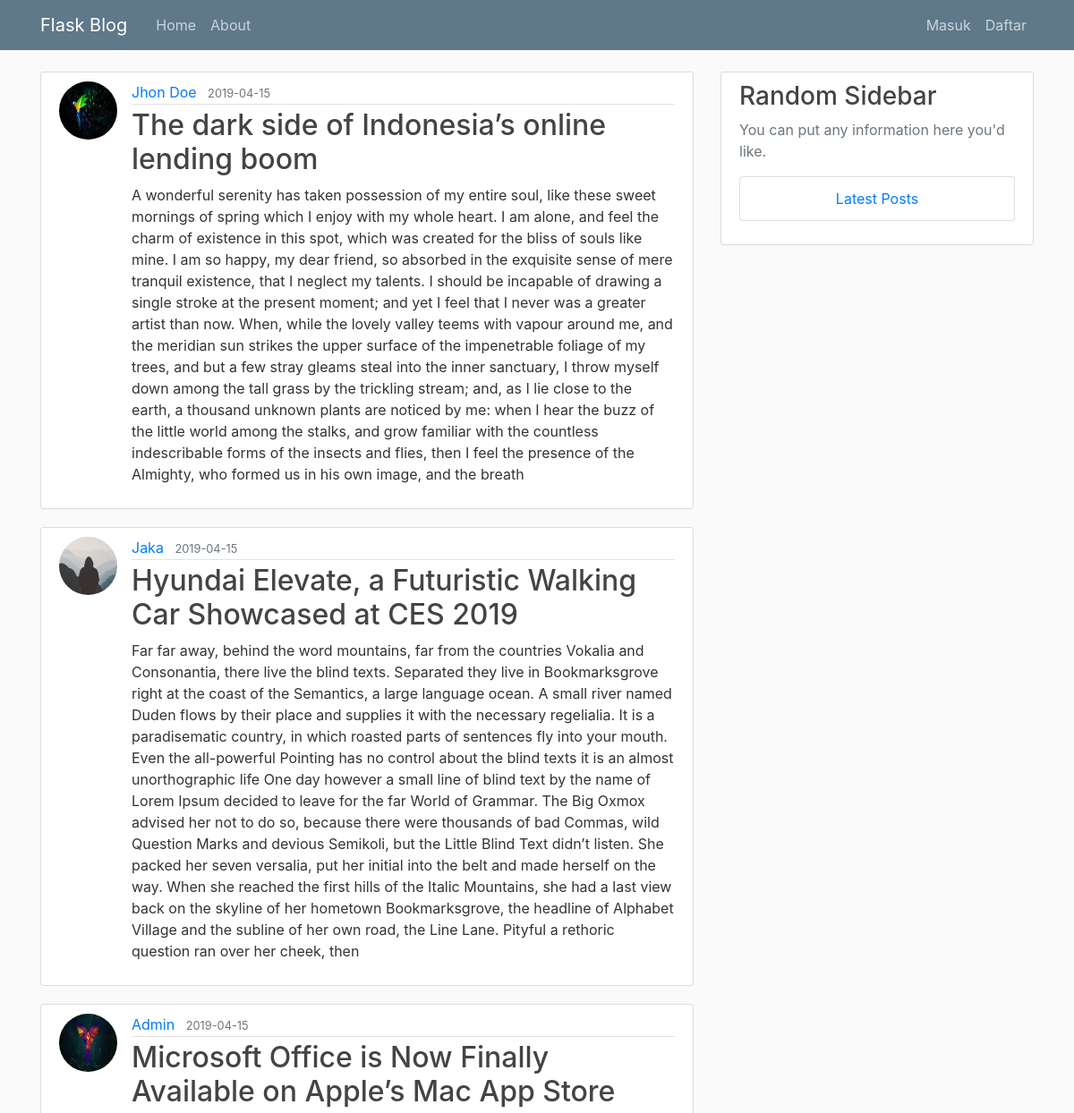
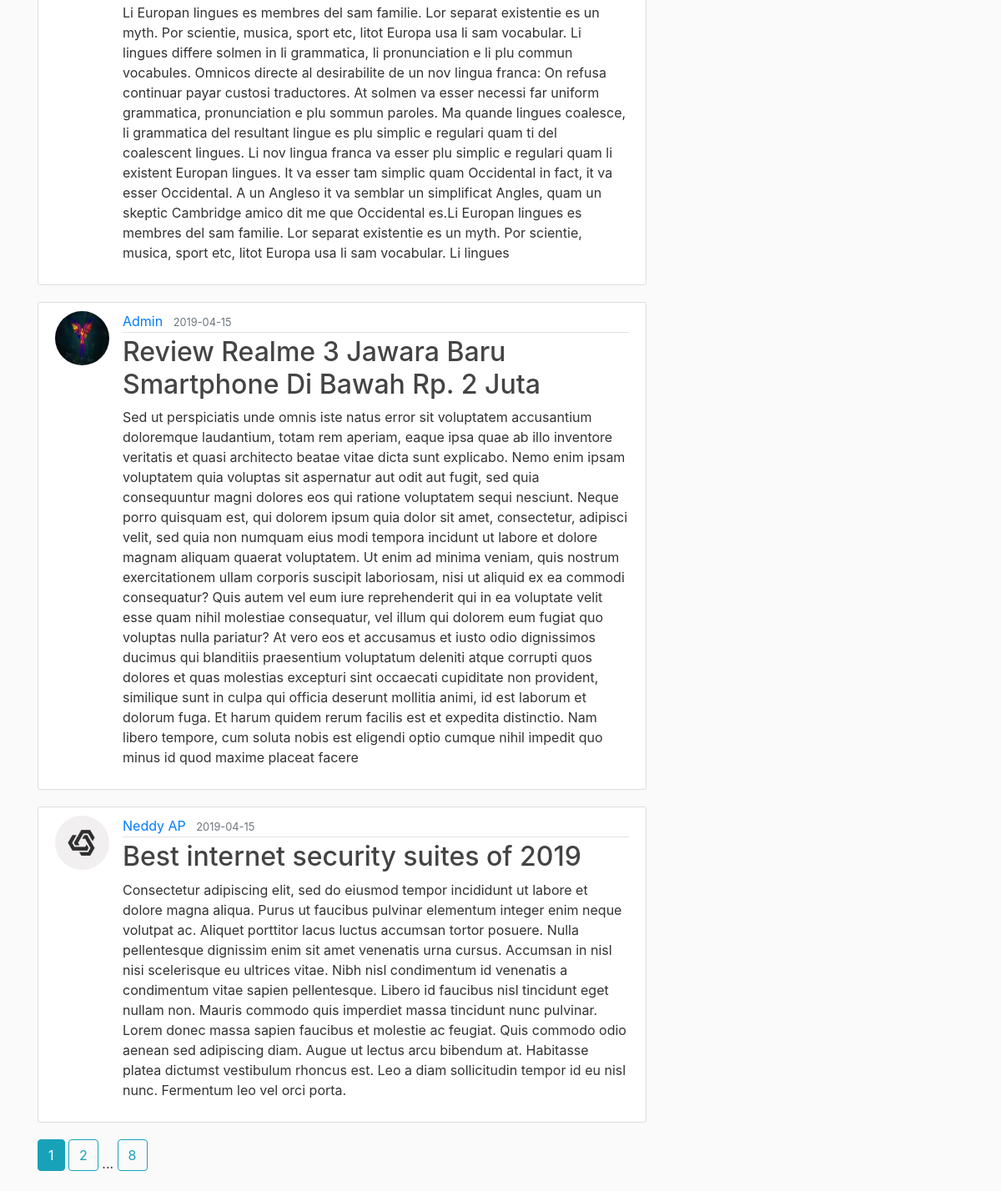
The page /home on the database its author committed (2 pictures, top to bottom).
### flaskblog/models.py (models this page shows, shortened)
class Post(db.Model):
    id = db.Column(db.Integer, primary_key=True)
    title = db.Column(db.String(100), nullable=False)
    date_posted = db.Column(db.DateTime, nullable=False, default=datetime.utcnow)
    content = db.Column(db.Text, nullable=False)
    user_id = db.Column(db.Integer, db.ForeignKey('user.id'), nullable=False)

class User(db.Model, UserMixin):
    id = db.Column(db.Integer, primary_key=True)
    username = db.Column(db.String(20), unique=True, nullable=False)
    email = db.Column(db.String(120), unique=True, nullable=False)
    image_file = db.Column(db.String(20), nullable=False, default='default.jpg')
    password = db.Column(db.String(60), nullable=False)
    posts = db.relationship('Post', backref='author', lazy=True)

### flaskblog/main/routes.py (the view)
@main.route("/")
@main.route("/home")
def home():
    page = request.args.get('page', 1, type=int)
    posts = Post.query.order_by(Post.date_posted.desc()).paginate(page=page, per_page=5)
    return render_template('home.html', posts=posts)

### flaskblog/templates/home.html
{% extends "layout.html" %}
{% block content %}
    {% for post in posts.items %}
        <article class="media content-section">
          <img class="rounded-circle article-img" src="{{ url_for('static', filename='profile_pics/' + post.author.image_file) }}">
          <div class="media-body">
            <div class="article-metadata">
              <a class="mr-2" href="{{ url_for('users.user_posts', username=post.author.username) }}">{{ post.author.username }}</a>
              <small class="text-muted">{{ post.date_posted.strftime('%Y-%m-%d') }}</small>
            </div>
            <h2><a class="article-title" href="{{ url_for('posts.post', post_id=post.id) }}">{{ post.title }}</a></h2>
            <p class="article-content">{{ post.content }}</p>
          </div>
        </article>
    {% endfor %}
    {% for page_num in posts.iter_pages(left_edge=1, right_edge=1, left_current=1, right_current=2) %}
      {% if page_num %}
        {% if posts.page == page_num %}
          <a class="btn btn-info mb-4" href="{{ url_for('main.home', page=page_num) }}">{{ page_num }}</a>
        {% else %}
          <a class="btn btn-outline-info mb-4" href="{{ url_for('main.home', page=page_num) }}">{{ page_num }}</a>
        {% endif %}
      {% else %}
        ...
      {% endif %}
    {% endfor %}
{% endblock content %}

### flaskblog/static/main.css (style rules this page uses)
body { background: #fafafa; color: #333333; margin-top: 5rem; }
h1, h2, h3, h4, h5, h6 { color: #444444; }
.content-section { background: #ffffff; padding: 10px 20px; border: 1px solid #dddddd; border-radius: 3px; margin-bottom: 20px; }
.article-title { color: #444444; }
.article-content { white-space: pre-line; }
.article-img { height: 65px; width: 65px; margin-right: 16px; }
.article-metadata { padding-bottom: 1px; margin-bottom: 4px; border-bottom: 1px solid #e3e3e3 }

### rows shown on the page
Post: image_file (picture), author.username "Jhon Doe", date_posted "2019-04-15", title "The dark side of Indonesia’s online lending boom", content "A wonderful serenity has taken possession of my entire soul, like these sweet mornings of spring which I enjoy with my whole heart. I am alone, and feel the charm of existence in this spot, which was created for the bliss of souls like mine. I am so happy, my dear friend, so absorbed in the exquisite sense of mere tranquil existence, that I neglect my talents. I should be incapable of drawing a single stroke at the present moment; and yet I feel that I never was a greater artist than now. When, while the lovely valley teems with vapour around me, and the meridian sun strikes the upper surface of the impenetrable foliage of my trees, and but a few stray gleams steal into the inner sanctuary,…"
Post: image_file (placeholder picture), author.username "Jaka", date_posted "2019-04-15", title "Hyundai Elevate, a Futuristic Walking Car Showcased at CES 2019", content "Far far away, behind the word mountains, far from the countries Vokalia and Consonantia, there live the blind texts. Separated they live in Bookmarksgrove right at the coast of the Semantics, a large language ocean. A small river named Duden flows by their place and supplies it with the necessary regelialia. It is a paradisematic country, in which roasted parts of sentences fly into your mouth. Even the all-powerful Pointing has no control about the blind texts it is an almost unorthographic life One day however a small line of blind text by the name of Lorem Ipsum decided to leave for the far World of Grammar. The Big Oxmox advised her not to do so, because there were thousands of bad…"
Post: image_file (picture), author.username "Admin", date_posted "2019-04-15", title "Microsoft Office is Now Finally Available on Apple’s Mac App Store", content "Li Europan lingues es membres del sam familie. Lor separat existentie es un myth. Por scientie, musica, sport etc, litot Europa usa li sam vocabular. Li lingues differe solmen in li grammatica, li pronunciation e li plu commun vocabules. Omnicos directe al desirabilite de un nov lingua franca: On refusa continuar payar custosi traductores. At solmen va esser necessi far uniform grammatica, pronunciation e plu sommun paroles. Ma quande lingues coalesce, li grammatica del resultant lingue es plu simplic e regulari quam ti del coalescent lingues. Li nov lingua franca va esser plu simplic e regulari quam li existent Europan lingues. It va esser tam simplic quam Occidental in fact, it va esser…"
Post: image_file (picture), author.username "Admin", date_posted "2019-04-15", title "Review Realme 3 Jawara Baru Smartphone Di Bawah Rp. 2 Juta", content "Sed ut perspiciatis unde omnis iste natus error sit voluptatem accusantium doloremque laudantium, totam rem aperiam, eaque ipsa quae ab illo inventore veritatis et quasi architecto beatae vitae dicta sunt explicabo. Nemo enim ipsam voluptatem quia voluptas sit aspernatur aut odit aut fugit, sed quia consequuntur magni dolores eos qui ratione voluptatem sequi nesciunt. Neque porro quisquam est, qui dolorem ipsum quia dolor sit amet, consectetur, adipisci velit, sed quia non numquam eius modi tempora incidunt ut labore et dolore magnam aliquam quaerat voluptatem. Ut enim ad minima veniam, quis nostrum exercitationem ullam corporis suscipit laboriosam, nisi ut aliquid ex ea commodi…"
Post: image_file (picture), author.username "Neddy AP", date_posted "2019-04-15", title "Best internet security suites of 2019", content "Consectetur adipiscing elit, sed do eiusmod tempor incididunt ut labore et dolore magna aliqua. Purus ut faucibus pulvinar elementum integer enim neque volutpat ac. Aliquet porttitor lacus luctus accumsan tortor posuere. Nulla pellentesque dignissim enim sit amet venenatis urna cursus. Accumsan in nisl nisi scelerisque eu ultrices vitae. Nibh nisl condimentum id venenatis a condimentum vitae sapien pellentesque. Libero id faucibus nisl tincidunt eget nullam non. Mauris commodo quis imperdiet massa tincidunt nunc pulvinar. Lorem donec massa sapien faucibus et molestie ac feugiat. Quis commodo odio aenean sed adipiscing diam. Augue ut lectus arcu bibendum at. Habitasse platea dictumst…"

### other values the page prints
{{ page_num }} "1"
{{ page_num }} "2" "8"
